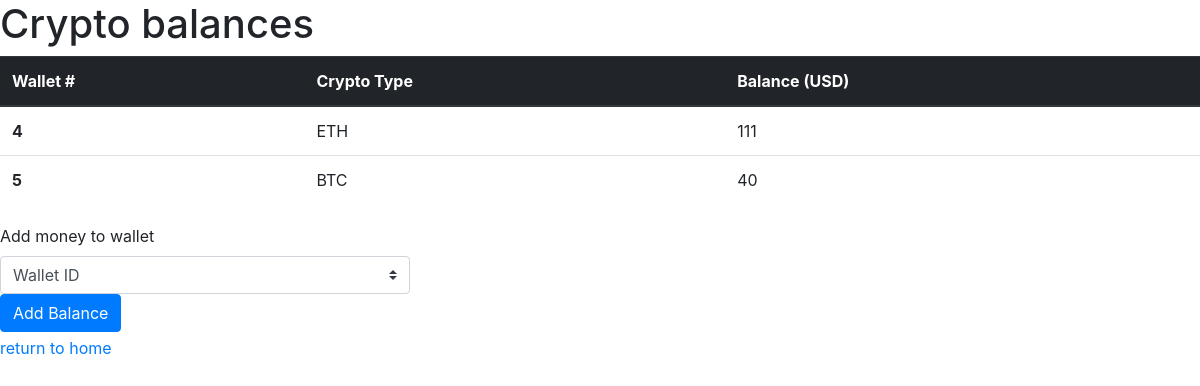
Screenshot of /balance?uid=11 with the database file from the repository.
### tables this page shows
CREATE TABLE "wallet" (
	"wid"	INTEGER,
	"cryptotype"	TEXT,
	"balance"	INTEGER,
	"uid"	INTEGER,
	FOREIGN KEY("uid") REFERENCES "users"("uid"),
	PRIMARY KEY("wid" AUTOINCREMENT)
);

### flask_main.py (the view)
@app.route('/balance')
def balance():
    con = sql.connect("database.db")
    con.row_factory = sql.Row
    uid = request.args.get('uid')
    print(uid, file=sys.stderr)
    cur = con.cursor()
    cur.execute('select * from wallet where uid=?', (uid,))
    rows = cur.fetchall()
    balance = cur.fetchone()
    return render_template("balance.html", rows = rows, uid = uid)
    con.close()

### templates/balance.html (shortened to what this page needs)
<!DOCTYPE html>
<html lang="en">
<head>
    <link rel="stylesheet" href="https://maxcdn.bootstrapcdn.com/bootstrap/4.0.0/css/bootstrap.min.css">
</head>
<body>
  <h1>Crypto balances</h1>
  <table class="table">
    <thead class="thead-dark">
      <tr>
        <th scope="col">Wallet #</th>
        <th scope="col">Crypto Type</th>
        <th scope="col">Balance (USD)</th>
      </tr>
    </thead>
    {% for row in rows %}
    <tr>
      <th scope="row">{{row["wid"]}}</th>
      <td>{{row["cryptotype"]}}</td>
      <td>{{row["balance"]}}</td>
   {% endfor %}
   </tr>
   </table>
      <form action="{{url_for('addfunds')}}" method="POST">
        <div class="form-row align-items-center">
          <div class="col-auto my-1">
            <label class="mr-sm-2" for="inlineFormCustomSelect">Add money to wallet</label>
            <select class="custom-select mr-sm-2" id="wallet" name="wallet">
              <option selected >Wallet ID</option>
            </select>
            <button type="submit" class="btn btn-primary">Add Balance</button>
          </div>
        </div>
      </form>
      <a href ="/">return to home</a>
</body>
</html>

### rows the page displays
wallet: wid "4", cryptotype "ETH", balance "111"
wallet: wid "5", cryptotype "BTC", balance "40"
